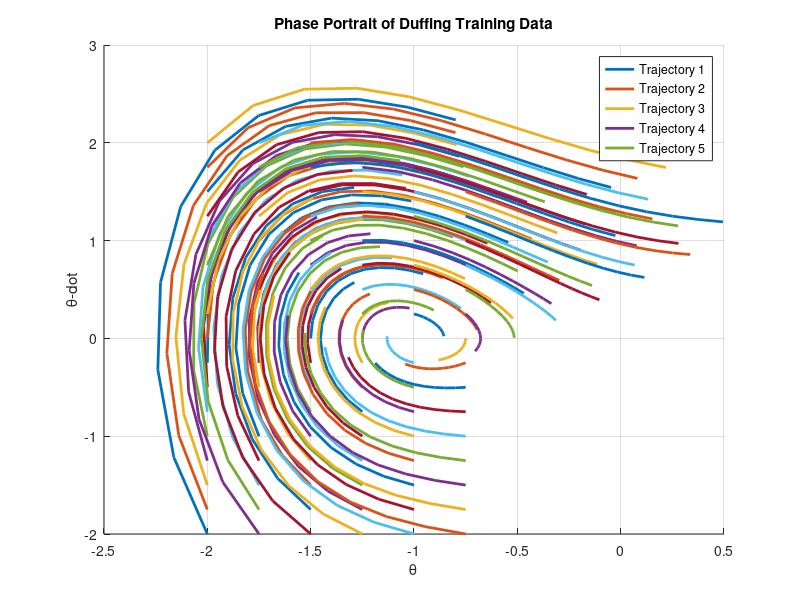

Source code (MATLAB): (Note: this script raises an error after producing the figure.)
clc; clear; close all;

%set default figure properties
set(0,'DefaultLineLineWidth',2)
set(0,'defaultfigurecolor',[1 1 1])

% fix random seed
seed = 1;
rng(seed);

% import functions
addpath dynamics dmd edmd training prediction

%% Problem setup
% for duffing, states = [x1, x2].
dynamics_fn = @dynamics_duffing; % point to pendulum dynamics

% operator approximation method
% set to EDMD_flag = false for DMD.
% set to EDMD_flag = true for EDMD.
EDMD_flag = true; 


%% Load training trajectory data using full domain
data = load("training/duffing_training.csv");

%%%%%%%%%%%%% Visualize the training dataset %%%%%%%%%%%%%%%%%%%%
% complete code to plot phase portraits of training data
% Number of trajectories in the dataset
num_trajectories = 100;

% Sampling rate
sampling_rate = 0.1;

% Number of data points in each trajectory
num_points = 10;

% Time span for each trajectory
time_span = 1;

% Visualize a few sample trajectories by plotting a phase portrait (θ vs ẋ)
figure;
hold on;
data_new = [];
index = 1;
theta = data(index:num_points+1,1);
theta_dot = data(index:num_points+1,2);
plot(theta, theta_dot);
data_new = [theta; theta_dot];
for i = 2:num_trajectories % Plot up to 5 trajectories
    hold on;
    index = num_points*(i-1)+i;
    % Extract theta and theta_dot for the current trajectory
    theta = data(index:index+num_points,1);
    theta_dot = data(index:index+num_points,2);
    % Plot phase portrait (theta vs theta_dot)
    plot(theta, theta_dot);
    data_new = [data_new,[theta;theta_dot]];
end

% Set labels and title
xlabel('\theta');
ylabel('\theta-dot');
title('Phase Portrait of Duffing Training Data');

% Add legend
legend('Trajectory 1', 'Trajectory 2', 'Trajectory 3', 'Trajectory 4', 'Trajectory 5');

% Display grid
grid on;

hold off;

%%%%%%%%%%%%%%%%%%%%%%%%%%%%%%%%%%%%%%%%%%%%%%%%%%%%%%%%%%%%%%%%%%


%%%%%%%%%%%%% Generate time-shfited snapshots %%%%%%%%%%%%%%%%%%%%
% complete code to obtain snapshots X1 and X2 from dataset X
% STEP 0: data split
X1 = data_new(:,1:end-1);
X2 = data_new(:,2:end);

%%%%%%%%%%%%%%%%%%%%%%%%%%%%%%%%%%%%%%%%%%%%%%%%%%%%%%%%%%%%%%%%%%


%% get Koopman operator
if(EDMD_flag)
    % get Koopman operator using EDMD
    % define basis setup
    basis.dim = 2; % system dimension

    %%%%%%%%%%%%% Setup basis properties for EDMD %%%%%%%%%%%%
    % complete code
    % specify basis type as a string below ('monomials or rbf'
    basis.type = 'rbf';

    switch basis.type
    case 'monomials'
        % specifiy degree of monomial sbelow
        % basis.deg = ??;
    case 'rbf'
        % specifiy kernel width of rbfs
        basis.gamma = 50;
    otherwise
        disp('Please specify type of basis')
    end

    %%%%%%%%%% Obtain Koopman operator using EDMD %%%%%%%%%%%%
        
    % complete code for function get_EDMD()
    [A, C, D_sorted] = get_EDMD(X1, X2, basis);   
    operator.A = A;
    operator.C = C;
    D = D_sorted(abs(D_sorted) < 1);
    D = D(D~=0);
    %%%%%%%%%%%%%%%%%%%%%%%%%%%%%%%%%%%%%%%%%%%%%%%%%%%%%%%%%%%%

else
    %%%%%%%%%% Obtain Koopman operator using DMD %%%%%%%%%%%%
    basis = [];

    % complete code for function get_DMD()
    A = get_DMD(X1, X2);
    operator.A = A;

    %%%%%%%%%%%%%%%%%%%%%%%%%%%%%%%%%%%%%%%%%%%%%%%%%%%%%%%%%%%%
end

%% Plot eigenvalues of Koopman operator
%%%%%%%%% Plot eigenvlaues of A in a unit circle %%%%%%%%%%%%%%%%
% complete code to plot discrete time eigenvalues of A
% Plot the eigenvalues in the complex plane (unit circle)
figure;
hold on;
plot(real(D), imag(D), 'bo'); % Plot eigenvalues as blue circles
theta = linspace(0, 2*pi, 100);
plot(cos(theta), sin(theta), 'r--'); % Plot unit circle in red dashed line
xlabel('Real Part');
ylabel('Imaginary Part');
title('Eigenvalues of Koopman Operator (DMD)');
legend('Eigenvalues', 'Unit Circle');
axis equal;
grid on;
hold off;

%%%%%%%%%%%%%%%%%%%%%%%%%%%%%%%%%%%%%%%%%%%%%%%%%%%%%%%%%%%%%%%%%%

%% evaluate operator for n timesteps prediction
% Use the following parameters for validation
prediction.n_traj = 9; %traj for evaluations
prediction.n_steps = 20; % num timesteps to predict
prediction.dt = 0.1;
prediction.show_plot = true;

% load the validation dataset
X_eval = load('prediction\duffing_validation.csv');
% Number of data points in each trajectory
prediction.num_points = size(X_eval, 1)/prediction.n_traj;

% Visualize a few sample trajectories by plotting a phase portrait (θ vs ẋ)
figure;
hold on;

index = 1;
theta_eval = X_eval(index:prediction.num_points,1);
theta_dot_eval = X_eval(index:prediction.num_points,2);
plot(theta_eval, theta_dot_eval);

for i = 2:prediction.n_traj % Plot up to 5 trajectories
    hold on;
    index = prediction.num_points *(i-1)+1;
    % Extract theta and theta_dot for the current trajectory
    theta_eval = X_eval(index:index+prediction.num_points -1,1);
    theta_dot_eval = X_eval(index:index+prediction.num_points -1,2);
    % Plot phase portrait (theta vs theta_dot)
    plot(theta_eval, theta_dot_eval);
end

% Set labels and title
xlabel('\theta_{Eval}');
ylabel('\theta-dot_{Eval}');
title('Phase Portrait of Pendulum Prediction Data');

% Add legend
legend('Trajectory 1', 'Trajectory 2', 'Trajectory 3', 'Trajectory 4', 'Trajectory 5', ...
    'Trajectory 6', 'Trajectory 7', 'Trajectory 8', 'Trajectory 9');

% Display grid
grid on;

hold off;

% Generate evaluation data
data_eval_new = zeros(size(X1, 1), prediction.n_traj  * 10);
data_eval_new(1:11,1) = X_eval(1:11,1); 
data_eval_new(12:22,1) = X_eval(1:11,2); 

%%%%%%%%%%%%% Get predictions using Koopman  %%%%%%%%%%%%%%%%%%%%
% complete code for function eval_prediction()
X_pred = eval_prediction(X_eval,operaotr,basis,prediction);


%%%%%%%%%%%%%%%%%%%%%%%%%%%%%%%%%%%%%%%%%%%%%%%%%%%%%%%%%%%%%%%%%%

% evaluate the avg rmse and % error across for prediction
X_true = X_eval(1:prediction.n_steps,:);
RMSE = rmse(X_pred, X_true, prediction);
